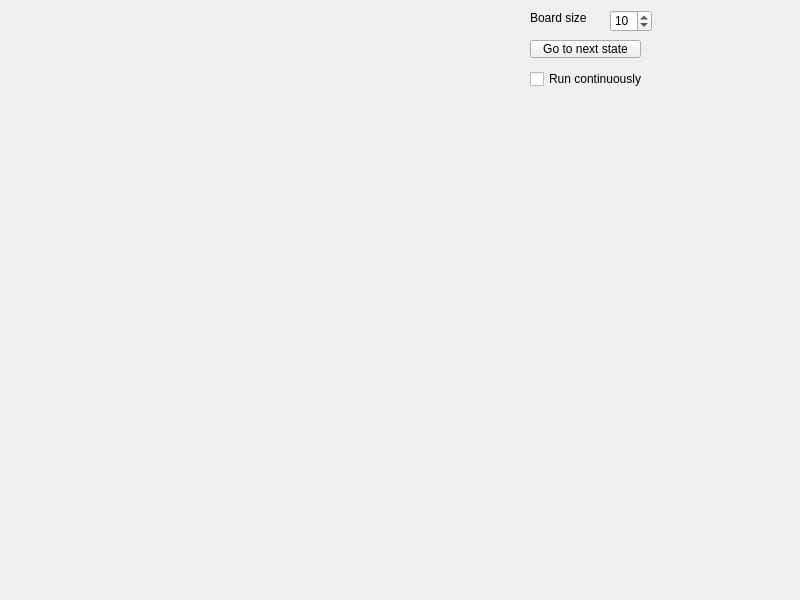
<?xml version="1.0" encoding="UTF-8"?>
<ui version="4.0">
 <class>MainWindow</class>
 <widget class="QWidget" name="MainWindow">
  <property name="geometry">
   <rect>
    <x>0</x>
    <y>0</y>
    <width>800</width>
    <height>600</height>
   </rect>
  </property>
  <property name="windowTitle">
   <string>MainWindow</string>
  </property>
  <widget class="QSpinBox" name="boardDim">
   <property name="geometry">
    <rect>
     <x>610</x>
     <y>10</y>
     <width>42</width>
     <height>22</height>
    </rect>
   </property>
   <property name="minimum">
    <number>1</number>
   </property>
   <property name="maximum">
    <number>20</number>
   </property>
   <property name="value">
    <number>10</number>
   </property>
  </widget>
  <widget class="QPushButton" name="goToNextState">
   <property name="geometry">
    <rect>
     <x>530</x>
     <y>40</y>
     <width>111</width>
     <height>18</height>
    </rect>
   </property>
   <property name="text">
    <string>Go to next state</string>
   </property>
  </widget>
  <widget class="QCheckBox" name="runCB">
   <property name="geometry">
    <rect>
     <x>530</x>
     <y>70</y>
     <width>121</width>
     <height>18</height>
    </rect>
   </property>
   <property name="text">
    <string>Run continuously</string>
   </property>
  </widget>
  <widget class="QLabel" name="label">
   <property name="geometry">
    <rect>
     <x>530</x>
     <y>10</y>
     <width>71</width>
     <height>16</height>
    </rect>
   </property>
   <property name="text">
    <string>Board size</string>
   </property>
  </widget>
 </widget>
 <resources/>
 <connections/>
</ui>
